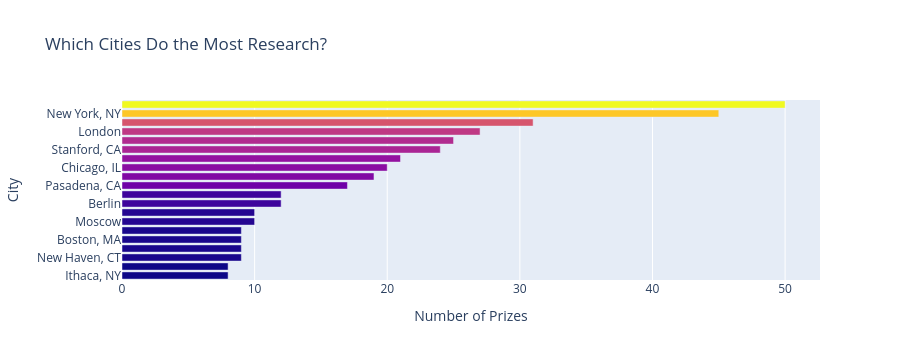

Notebook code cell kept with this figure:
### Markdown cell above
# Which Cities Make the Most Discoveries? 

Where do major discoveries take place?  

**Challenge**: 
* Create another plotly bar chart graphing the top 20 organisation cities of the research institutions associated with a Nobel laureate. 
* Where is the number one hotspot for discoveries in the world?
* Which city in Europe has had the most discoveries?

### Code cell
top20_org_cities=df_data.organization_city.value_counts()[:20]
top20_org_cities.sort_values(ascending=True, inplace=True)
city_bar2 = px.bar(x = top20_org_cities.values,
                  y = top20_org_cities.index,
                  orientation='h',
                  color=top20_org_cities.values,
                  color_continuous_scale=px.colors.sequential.Plasma,
                  title='Which Cities Do the Most Research?')
city_bar2.update_layout(xaxis_title='Number of Prizes', 
                       yaxis_title='City',
                       coloraxis_showscale=False)
city_bar2.show()

### Figure 1 — Plotly figure (JSON) as saved in the notebook; plotly's stock layout.template omitted (floating-point values rounded to 4 significant figures)
{"data": [{"hovertemplate": "x=%{x}<br>y=%{y}<br>color=%{marker.color}<extra></extra>", "legendgroup": "", "marker": {"color": [8, 8, 9, 9, 9, 9, 10, 10, 12, 12, 17, 19, 20, 21, 24, 25, 27, 31, 45, 50], "coloraxis": "coloraxis", "pattern": {"shape": ""}}, "name": "", "orientation": "h", "showlegend": false, "textposition": "auto", "type": "bar", "x": [8, 8, 9, 9, 9, 9, 10, 10, 12, 12, 17, 19, 20, 21, 24, 25, 27, 31, 45, 50], "xaxis": "x", "y": ["Ithaca, NY", "Los Angeles, CA", "New Haven, CT", "Heidelberg", "Boston, MA", "Munich", "Moscow", "Stockholm", "Berlin", "Oxford", "Pasadena, CA", "Princeton, NJ", "Chicago, IL", "Berkeley, CA", "Stanford, CA", "Paris", "London", "Cambridge", "New York, NY", "Cambridge, MA"], "yaxis": "y"}], "layout": {"barmode": "relative", "coloraxis": {"autocolorscale": false, "colorbar": {"title": {"text": "color"}}, "colorscale": [[0, "#0d0887"], [0.1111, "#46039f"], [0.2222, "#7201a8"], [0.3333, "#9c179e"], [0.4444, "#bd3786"], [0.5556, "#d8576b"], [0.6667, "#ed7953"], [0.7778, "#fb9f3a"], [0.8889, "#fdca26"], [1, "#f0f921"]], "showscale": false}, "height": 360, "legend": {"tracegroupgap": 0}, "title": {"text": "Which Cities Do the Most Research?"}, "xaxis": {"anchor": "y", "autorange": true, "domain": [0, 1], "range": [0, 52.63], "title": {"text": "Number of Prizes"}, "type": "linear"}, "yaxis": {"anchor": "x", "autorange": true, "domain": [0, 1], "range": [-0.5, 19.5], "title": {"text": "City"}, "type": "category"}}}
